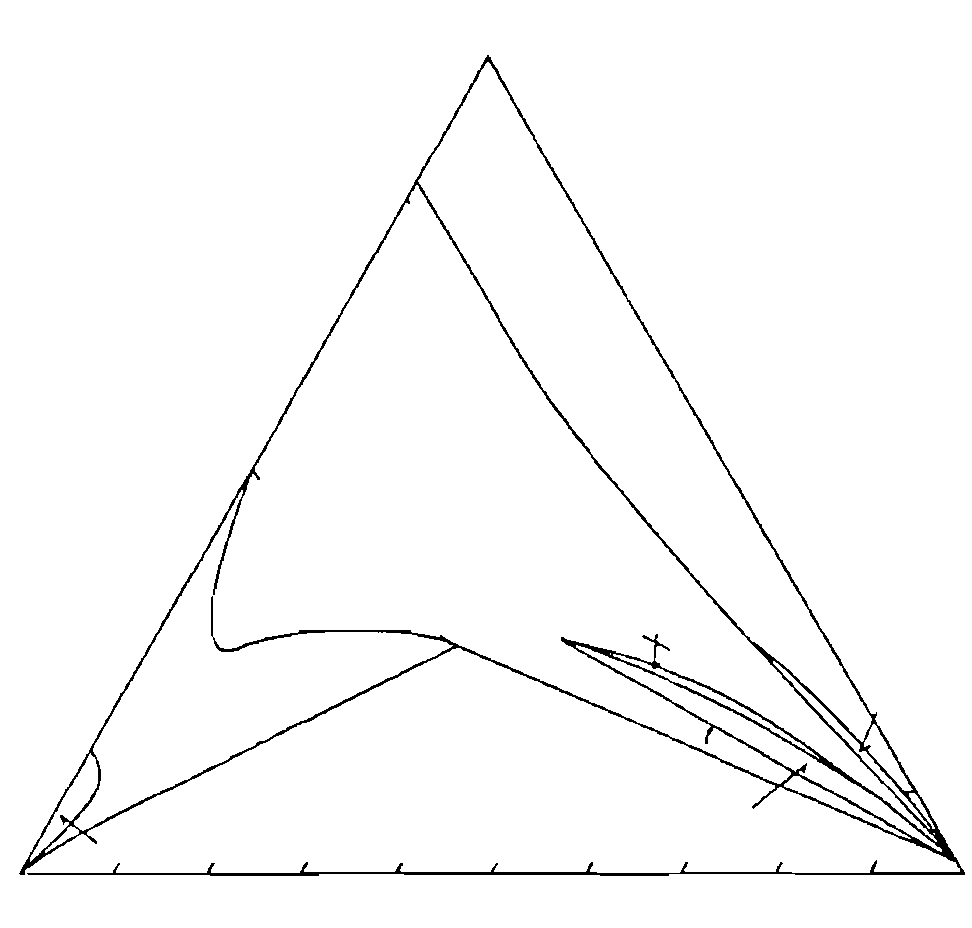
#> input picture Kirill/Newest Code/inverted_combined_mask.png, 972 x 928 px
$ python Lines.py
#> lines starting #> are read from the running program, lines starting #| are printed output that depends on the picture; after the words box and inside, x2 and y2 are one past the last pixel; in counts of white or black regions, pixels touching at a corner belong together
import cv2
import numpy as np

def process_image(image_path, threshold):
    # Load the image
#> called with image_path = 'inverted_combined_mask.png', threshold = 10
    image = cv2.imread(image_path)
#> image is the input picture: shape (928, 972, 3); 97.9% white; black in thin lines or dots, all inside (x1, y1, x2, y2) = (19, 55, 965, 876)

    # Convert image to grayscale
    gray_image = cv2.cvtColor(image, cv2.COLOR_BGR2GRAY)

    # Apply a threshold to the image
    _, threshold_image = cv2.threshold(gray_image, threshold, 255, cv2.THRESH_BINARY_INV)

    # Find the contours in the image
    contours, _ = cv2.findContours(threshold_image, cv2.RETR_TREE, cv2.CHAIN_APPROX_SIMPLE)
#> contours = 13 contours, 2 with area under 20; largest, box (x1, y1, x2, y2) and area: (19, 55, 965, 876) 277032, (73, 184, 938, 843) 180695, (417, 61, 873, 743) 69418, (575, 644, 943, 853) 6451, (29, 752, 99, 863) 1946

    # Draw the contours on the image
    for contour in contours:
        # Fit a line to the contour
        [vx, vy, x, y] = cv2.fitLine(contour, cv2.DIST_L2, 0, 0.01, 0.01)

        # Calculate the end points of the line
        lefty = int((-x * vy / vx) + y)
        righty = int(((gray_image.shape[1] - x) * vy / vx) + y)

        # Check if the points are within the valid range
        if 0 <= lefty < gray_image.shape[0] and 0 <= righty < gray_image.shape[0]:
            # Draw the line on the image (use black color)
            cv2.line(image, (image.shape[1] - 1, righty), (0, lefty), (0, 0, 0), 2)
        else:
            print(f'Skipping line with end points out of range: ({image.shape[1] - 1}, {righty}), (0, {lefty})')
#> this loop made 13 passes
#> (vx, vy, x, y, lefty, righty) on passes 1 to 11: ([0.995], [0.0956], [490.9], [596.1], 548, 642), ([0.707], [0.707], [933.8], [833.2], -100, 871), ([0.811], [-0.585], [61.02], [839.9], 883, 182), ([0.565], [0.825], [923.8], [811.9], -538, 882), ([0.905], [0.426], [847.8], [808.1], 408, 866), ([0.531], [-0.847], [64.95], [806.8], 910, -640), ([0.577], [0.817], [885.8], [754.4], -498, 876), ([0.692], [0.722], [861.4], [754], -145, 869), ([0.893], [0.45], [718.3], [701], 338, 828), ([-4.37e-08], [1], [610], [653.5], 13955174400, -8281594368), ([0.871], [0.492], [758.1], [741.5], 313, 862)
#| Skipping line with end points out of range: (971, 871), (0, -100)
#| Skipping line with end points out of range: (971, 882), (0, -538)
#| Skipping line with end points out of range: (971, -640), (0, 910)
#| Skipping line with end points out of range: (971, 876), (0, -498)
#| Skipping line with end points out of range: (971, 869), (0, -145)
#| Skipping line with end points out of range: (971, -8281594368), (0, 13955174400)
#| Skipping line with end points out of range: (971, 892), (0, -548)
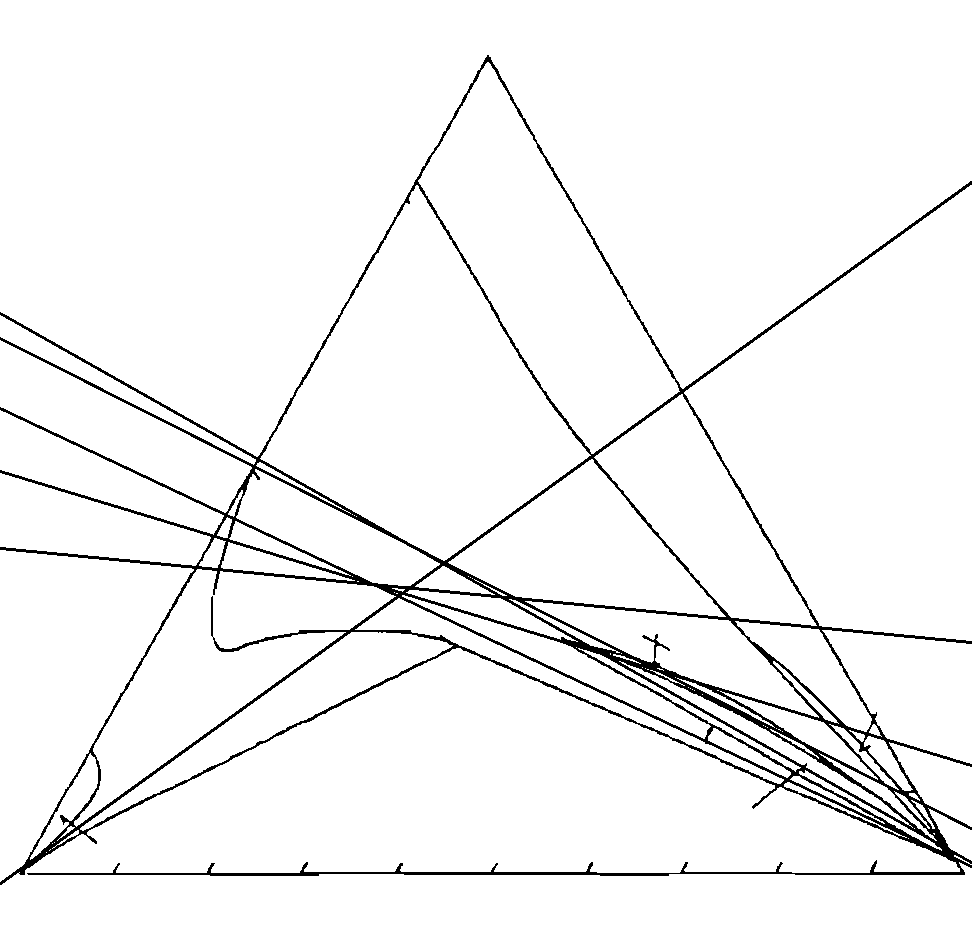
#> image: shape (928, 972, 3); 96% white; black in thin lines or dots, all inside (x1, y1, x2, y2) = (0, 55, 972, 885)

    # Show the original and the processed image
    cv2.imshow('Processed Image', image)
    cv2.waitKey(0)
    cv2.destroyAllWindows()

process_image('inverted_combined_mask.png', 10)
